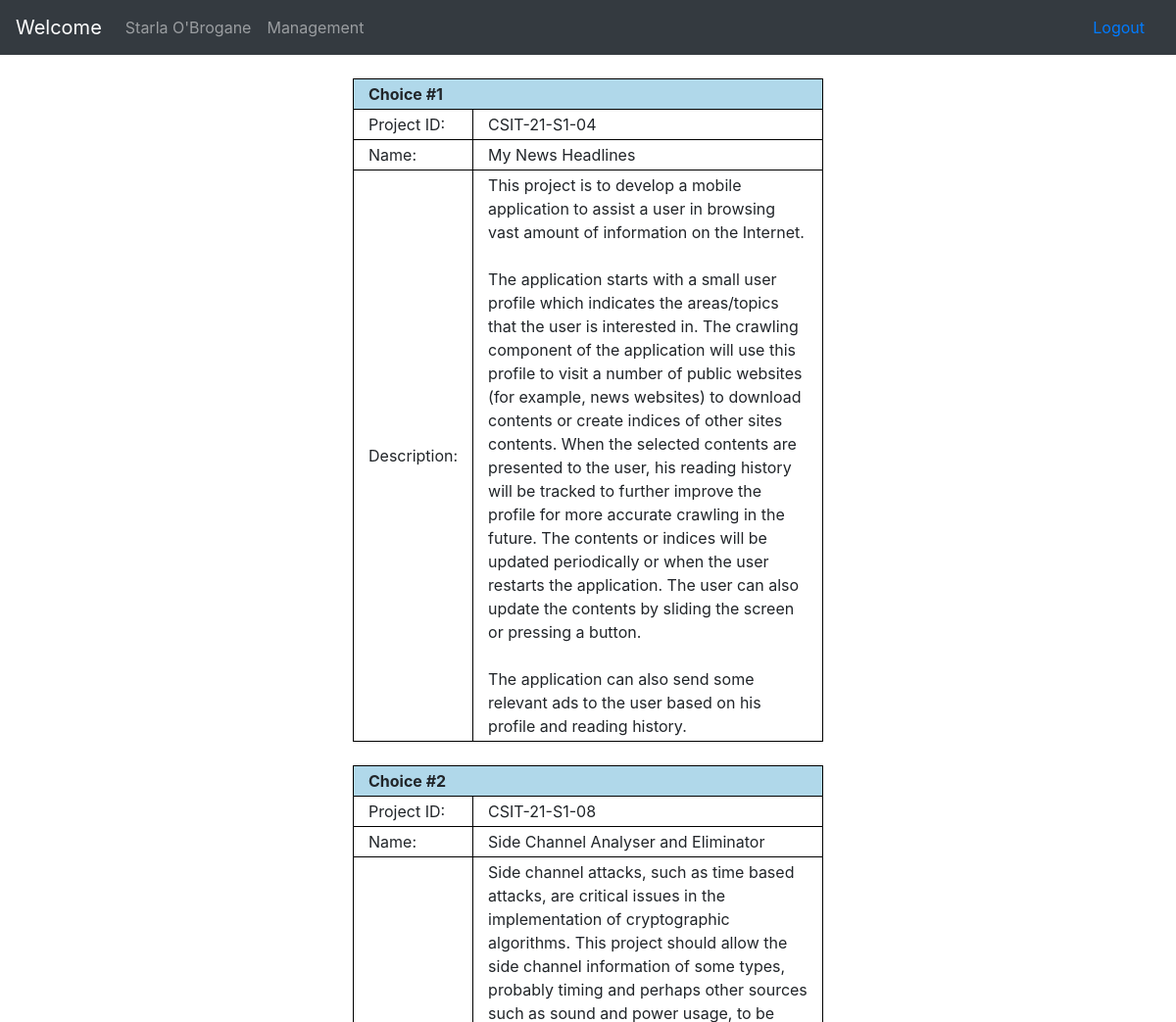
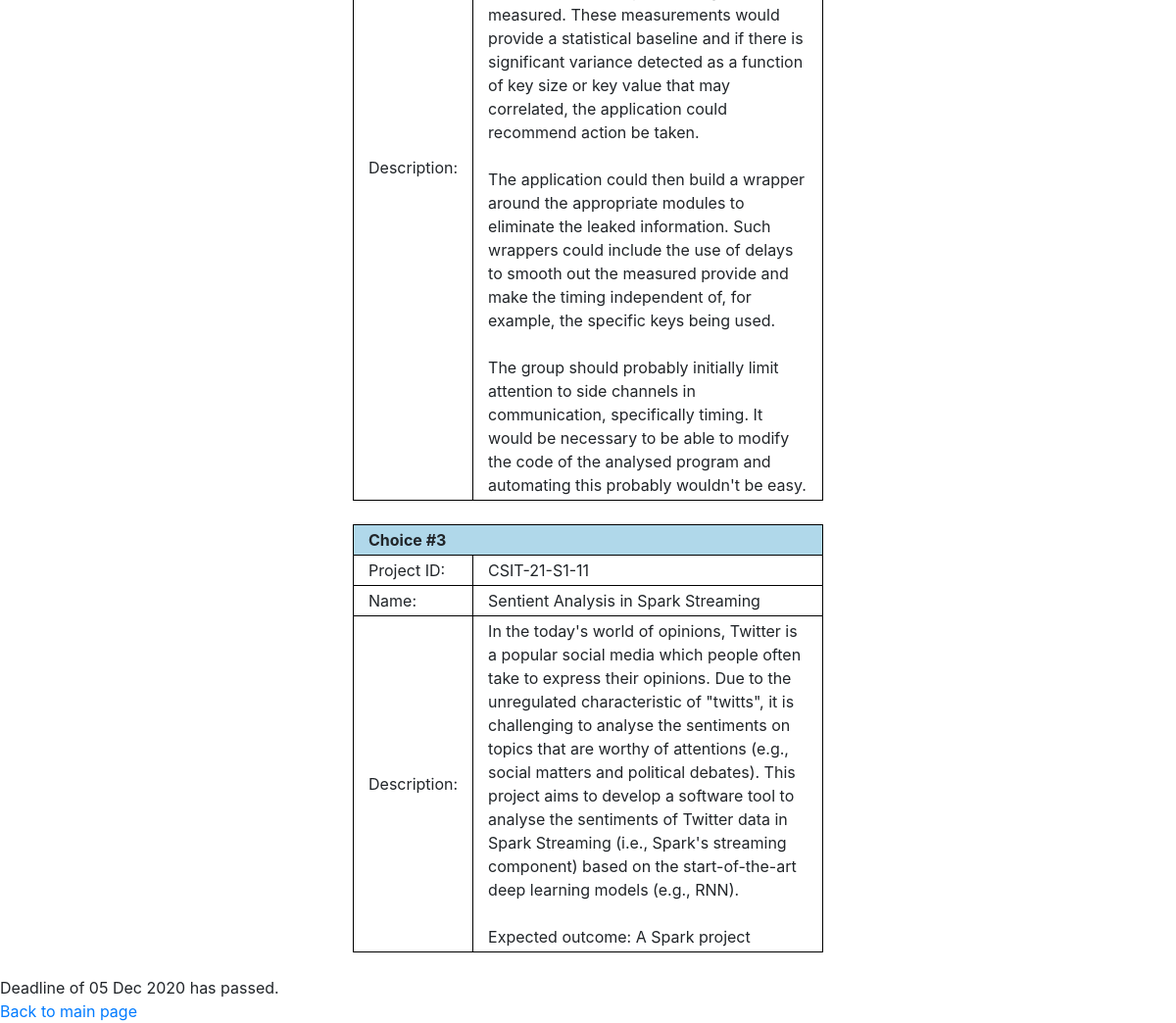
The page /view_choices.php (signed in) on the database its author committed (2 pictures, top to bottom).
### tables this page shows
CREATE TABLE IF NOT EXISTS `accounts` (
  `sim_id` varchar(10) NOT NULL,
  `uow_id` varchar(10) NOT NULL,
  `name` tinytext NOT NULL,
  `password` varchar(64) NOT NULL,
  `phone` varchar(16) DEFAULT NULL,
  `sim_email` varchar(64) DEFAULT NULL,
  `personal_email` varchar(64) DEFAULT NULL,
  `show_phone` tinyint(1) NOT NULL DEFAULT '0',
  `show_email` tinyint(1) NOT NULL DEFAULT '0',
  `type` int(1) NOT NULL COMMENT '0 = Faculty, 1 = Full-time Student, 2 = Part-time Student, 8 = Admin, 9 = Superadmin',
  `majors` json DEFAULT NULL COMMENT 'Faculty => JSON of varchar(8)+,\r\nStudent = JSON of 1 varchar(8) -\r\n[majors.id]',
  `choices` json DEFAULT NULL COMMENT 'Students only -\r\nJSON of varchar(8) [projects.id]',
  `year` smallint(4) DEFAULT NULL COMMENT 'Students only',
  `quarter` tinyint(1) DEFAULT NULL COMMENT 'Students only (1, 2, 3, or 4)',
  PRIMARY KEY (`sim_id`),
  UNIQUE KEY `accounts_uow_id` (`uow_id`),
  KEY `accounts_year_quarter` (`year`,`quarter`) USING BTREE,
  KEY `accounts_type` (`type`),
  KEY `accounts_sim_email` (`sim_email`) USING BTREE,
  KEY `accounts_personal_email` (`personal_email`)
);

CREATE TABLE IF NOT EXISTS `projects` (
  `id` int(11) NOT NULL AUTO_INCREMENT,
  `proj_id` varchar(24) NOT NULL,
  `name` varchar(64) NOT NULL,
  `description` text NOT NULL,
  `year` smallint(4) NOT NULL,
  `quarter` tinyint(1) NOT NULL,
  PRIMARY KEY (`id`),
  UNIQUE KEY `projects_proj_id` (`proj_id`),
  KEY `projects_year_quarter` (`year`,`quarter`)
);

CREATE TABLE IF NOT EXISTS `semester_details` (
  `year` smallint(4) NOT NULL,
  `quarter` tinyint(1) NOT NULL,
  `deadline` date DEFAULT NULL,
  `details` text NOT NULL,
  `marking_scheme` json NOT NULL,
  PRIMARY KEY (`year`,`quarter`)
);

### include/funcs/sql_funcs.php (called while the page is built, shortened)
<?php
	require_once(dirname(__FILE__)."/_account_funcs.php");
	require_once(dirname(__FILE__)."/_major_funcs.php");
	require_once(dirname(__FILE__)."/_project_funcs.php");
	require_once(dirname(__FILE__)."/_semester_funcs.php");
	function str_clean(&$string){
		return mysqli_real_escape_string($GLOBALS['mysql_link'], trim($string));
	}
	function db_query($query){
		$result = mysqli_query($GLOBALS['mysql_link'], $query);
		$error = mysqli_error($GLOBALS['mysql_link']);
		return $result;
	}
?>

### include/funcs/_account_funcs.php (called while the page is built, shortened)
<?php
	require_once(dirname(__FILE__)."/../class/ClassAccount.php");
	require_once(dirname(__FILE__)."/../class/ClassStudent.php");
	function get_account($id, $type = ""){
		if($type == ""){
			$query = db_query("SELECT `type` FROM `accounts` WHERE `sim_id` = '{$id}';");
			if(mysqli_num_rows($query) > 0){
				$type = mysqli_fetch_assoc($query)['type'];
			}else{
				throw new Exception("Account not found.");
			}
		}
		if($type == 1 || $type == 2){
			return new Student($id);
		}elseif($type == 8 || $type == 9){
			return new Admin($id);
		}elseif($type == 0){
			return new Faculty($id);
		}
		throw new Exception("Account type not found.");
	}
?>

### include/class/ClassAccount.php (called while the page is built, shortened)
<?php
	require_once (dirname(__FILE__)."/../funcs/sql_funcs.php");
	abstract class Account{
		private	$name;
		public function __construct($id){
			$id = str_clean($id);
			$query = db_query("SELECT * FROM `accounts` WHERE `sim_id` = '{$id}' LIMIT 1;");
			$result = mysqli_fetch_assoc($query);
			if(mysqli_num_rows($query) == 1){
				$this->sim_id = $result['sim_id'];
				$this->name = htmlspecialchars_decode($result['name']);
				$this->account_type = $result['type'];
				$this->raw = $result;
			}else{
				throw new Exception("Account not found.");
			}
		}
		public function get_name($safe = false){
			if($safe){
				return htmlspecialchars($this->name, ENT_QUOTES);
			}else{
				return $this->name;
			}
		}
	}
?>

### include/class/ClassStudent.php (called while the page is built, shortened)
<?php
	require_once (dirname(__FILE__)."/../funcs/sql_funcs.php");
	class Student extends Account{
		private $choices;
		private $year;
		private $quarter;
		public function __construct($id){
			parent::__construct($id);
			if($this->account_type != 1 && $this->account_type != 2){
				throw new Exception("Account is not a student.");
			}else{
				$this->choices = json_decode($this->raw['choices']);
				$this->year = $this->raw['year'];
				$this->quarter = $this->raw['quarter'];
			}
		}
		public function get_year(){
			return $this->year;
		}
		public function get_quarter(){
			return $this->quarter;
		}
		public function get_choices(){
			if(is_null($this->choices)){
				return [];
			}else{
				return $this->choices;
			}
		}
		public function get_choices_deadline(){
			return get_deadline($this->get_year(), $this->get_quarter());
		}
		public function can_make_choice(){
			return (strtotime(date("Y-m-d")) - strtotime($this->get_choices_deadline()) <= 0);
		}
	}
?>

### include/funcs/_project_funcs.php (called while the page is built, shortened)
<?php
	require_once(dirname(__FILE__)."/../class/ClassProject.php");
	function get_project($id, $from = "id"){
		if($from != "proj_id"){
			$from = "id";
		}
		if(is_array($id)){
			array_walk_recursive($id, function(&$value, $key){
				str_clean($value);
				$value = htmlspecialchars($value);
			});
			$output = [];
			foreach($id as $i){
				try{
					$output[] = get_project($i, $from);
				}catch(Exception $e){
					continue;
				}
			}
			return $output;
		}else{
			return new Project($id, $from);
		}
	}
?>

### include/class/ClassProject.php (called while the page is built, shortened)
<?php
	require_once (dirname(__FILE__)."/../funcs/sql_funcs.php");
	class Project{
		private	$name;
		private	$description;
		public function __construct($id, $from = "id"){
			if($from != "proj_id"){
				$from = "id";
			}
			$id = str_clean($id);
			$query = db_query("SELECT * FROM `projects` WHERE `{$from}` = '{$id}' LIMIT 1;");
			$result = mysqli_fetch_assoc($query);
			if(mysqli_num_rows($query) == 1){
				$this->proj_id = $result['proj_id'];
				$this->name = htmlspecialchars_decode($result['name']);
				$this->description = htmlspecialchars_decode($result['description']);
			}else{
				throw new Exception("Project not found.");
			}
		}
		public function get_name($safe = false){
			if($safe){
				return htmlspecialchars($this->name, ENT_QUOTES);
			}else{
				return $this->name;
			}
		}
		public function get_description($safe = false){
			if($safe){
				return htmlspecialchars($this->description, ENT_QUOTES);
			}else{
				return $this->description;
			}
		}
	}
?>

### include/funcs/_semester_funcs.php (called while the page is built, shortened)
<?php
	require_once(dirname(__FILE__)."/_account_funcs.php");
	require_once(dirname(__FILE__)."/_major_funcs.php");
	require_once(dirname(__FILE__)."/_project_funcs.php");
	function get_deadline($year, $quarter){
		$query = db_query("SELECT `deadline` FROM `semester_details` WHERE `year` = '{$year}' AND `quarter` = '{$quarter}';");
		if(mysqli_num_rows($query) <= 0){
			return NULL;
		}else{
			return mysqli_fetch_assoc($query)['deadline'];
		}
	}
?>

### view_choices.php (the view, shortened to what this page needs)
<?php
	require_once("include/funcs/sql_funcs.php");
	$account = get_account($_SESSION["id"]);
	$projects = get_project($account->get_choices());
?>
<!DOCTYPE html>
<html lang='en'>
	<head>
		<link rel='stylesheet' href='include/css/main.css' />
	</head>
	<body>
		<?php
			include("include/templates/header.php");
			if(empty($projects)){
				if($account->can_make_choice()){
		?>
					<a href='make_choices.php'>Make Choices</a>
		<?php
				}else{
		?>
					Deadline of <?= date("d M Y", strtotime($account->get_choices_deadline())) ?> has passed.
		<?php
				}
			}else{
				$choice = 1;
				foreach($projects as $project){
	?>
					<table id='choice_<?= $choice ?>' class='basic_table' style='width:40%;'>
						<tr>
							<td colspan='2'>
								Choice #<?= $choice++ ?>
							</td>
						</tr>
						<tr>
							<td style='width:25%;'>
								Project ID:
							</td>
							<td>
								<?= $project->proj_id ?>
							</td>
						</tr>
						<tr>
							<td style='width:25%;'>
								Name:
							</td>
							<td>
								<?= $project->get_name() ?>
							</td>
						</tr>
						<tr>
							<td style='width:25%;'>
								Description:
							</td>
							<td>
								<?= nl2br($project->get_description()) ?>
							</td>
						</tr>
					</table>
					<br />
		<?php
				}
				if($account->can_make_choice()){
		?>
					<a href='make_choices.php'>Update Choices</a>
		<?php
				}else{
		?>
					Deadline of <?= date("d M Y", strtotime($account->get_choices_deadline())) ?> has passed.
		<?php
				}
			}
		?>
		<br />
		<a href='home.php'>Back to main page</a>
	</body>
</html>

### include/templates/header.php (shortened to what this page needs)
<link href='include/css/bootstrap.min.css' rel='stylesheet' id='bootstrap-css'>
<div class='navbar navbar-expand-md navbar-dark bg-dark mb-4' role='navigation' style='width:100%; z-index:1;'>
    <a class='navbar-brand' href='home.php'>Welcome </a>
    <div class='collapse navbar-collapse' id='navbarCollapse'>
        <ul class='navbar-nav mr-auto'>
            <li class='nav-item'>
				<a class='nav-link'  href='view_account.php?a=<?= $account->sim_id ?>'>
					<?= $account->get_name() ?>
				</a>
            </li>
			<li class='nav-item'>
				<a class='nav-link' href='management.php'>Management</a>
			</li>
        </ul>
		<a class='nav-link' href='logout.php'>Logout</a>
    </div>
</div>

### include/css/main.css (style rules this page uses)
.basic_table { width:100%; border: 1px solid #000000; border-collapse: collapse; }
.basic_table tr td { border: 1px solid #000000; padding: 3px 15px; }
.basic_table tr:first-child td { background-color:#B0D8EA; font-weight: bold; }
table { margin:auto; }

### rows shown on the page
accounts: name "Starla O'Brogane", year+quarter "05 Dec 2020"
projects: proj "CSIT-21-S1-04", name "My News Headlines", description "This project is to develop a mobile application to assist a user in browsing vast amount of information on the Internet. The application starts with a small user profile which indicates the areas/topics that the user is interested in. The crawling component of the application will use this profile to visit a number of public websites (for example, news websites) to download contents or create indices of other sites contents. When the selected contents are presented to the user, his reading history will be tracked to further improve the profile for more accurate crawling in the future. The contents or indices will be updated periodically or when the user restarts the application. The user…"
projects: proj "CSIT-21-S1-08", name "Side Channel Analyser and Eliminator", description "Side channel attacks, such as time based attacks, are critical issues in the implementation of cryptographic algorithms. This project should allow the side channel information of some types, probably timing and perhaps other sources such as sound and power usage, to be measured. These measurements would provide a statistical baseline and if there is significant variance detected as a function of key size or key value that may correlated, the application could recommend action be taken. The application could then build a wrapper around the appropriate modules to eliminate the leaked information. Such wrappers could include the use of delays to smooth out the measured provide and make the…"
projects: proj "CSIT-21-S1-11", name "Sentient Analysis in Spark Streaming", description "In the today's world of opinions, Twitter is a popular social media which people often take to express their opinions. Due to the unregulated characteristic of \"twitts\", it is challenging to analyse the sentiments on topics that are worthy of attentions (e.g., social matters and political debates). This project aims to develop a software tool to analyse the sentiments of Twitter data in Spark Streaming (i.e., Spark's streaming component) based on the start-of-the-art deep learning models (e.g., RNN). Expected outcome: A Spark project"
